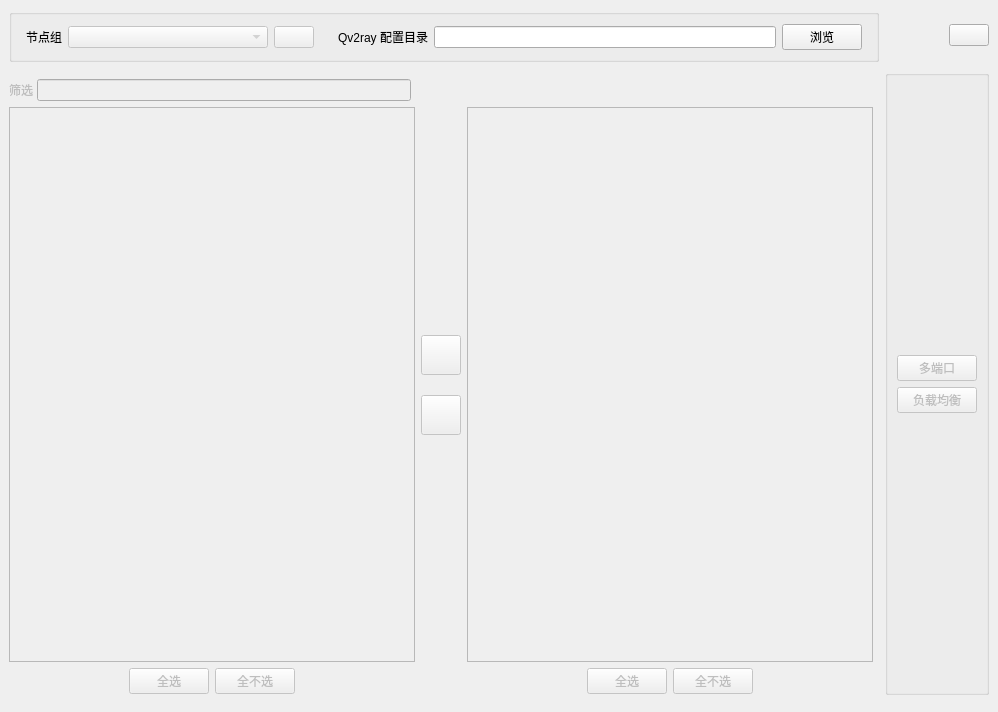
<?xml version="1.0" encoding="UTF-8"?>
<ui version="4.0">
 <class>MainWindow</class>
 <widget class="QMainWindow" name="MainWindow">
  <property name="geometry">
   <rect>
    <x>0</x>
    <y>0</y>
    <width>998</width>
    <height>712</height>
   </rect>
  </property>
  <property name="windowTitle">
   <string>Qv2ray 复杂配置小工具</string>
  </property>
  <widget class="QWidget" name="centralwidget">
   <layout class="QGridLayout" name="gridLayout_3">
    <property name="verticalSpacing">
     <number>8</number>
    </property>
    <item row="2" column="0" rowspan="2">
     <widget class="QWidget" name="nodeSelectorPane" native="true">
      <property name="enabled">
       <bool>false</bool>
      </property>
      <property name="sizePolicy">
       <sizepolicy hsizetype="Preferred" vsizetype="Expanding">
        <horstretch>0</horstretch>
        <verstretch>0</verstretch>
       </sizepolicy>
      </property>
      <layout class="QGridLayout" name="gridLayout">
       <property name="leftMargin">
        <number>0</number>
       </property>
       <property name="rightMargin">
        <number>0</number>
       </property>
       <item row="1" column="1">
        <layout class="QVBoxLayout" name="verticalLayout_2">
         <property name="spacing">
          <number>20</number>
         </property>
         <item>
          <spacer name="verticalSpacer_3">
           <property name="orientation">
            <enum>Qt::Vertical</enum>
           </property>
           <property name="sizeHint" stdset="0">
            <size>
             <width>20</width>
             <height>40</height>
            </size>
           </property>
          </spacer>
         </item>
         <item>
          <widget class="QPushButton" name="btnAppendToRight">
           <property name="sizePolicy">
            <sizepolicy hsizetype="Fixed" vsizetype="Fixed">
             <horstretch>0</horstretch>
             <verstretch>0</verstretch>
            </sizepolicy>
           </property>
           <property name="minimumSize">
            <size>
             <width>40</width>
             <height>40</height>
            </size>
           </property>
          </widget>
         </item>
         <item>
          <widget class="QPushButton" name="btnDeleteFromRight">
           <property name="sizePolicy">
            <sizepolicy hsizetype="Fixed" vsizetype="Fixed">
             <horstretch>0</horstretch>
             <verstretch>0</verstretch>
            </sizepolicy>
           </property>
           <property name="minimumSize">
            <size>
             <width>40</width>
             <height>40</height>
            </size>
           </property>
          </widget>
         </item>
         <item>
          <spacer name="verticalSpacer_4">
           <property name="orientation">
            <enum>Qt::Vertical</enum>
           </property>
           <property name="sizeHint" stdset="0">
            <size>
             <width>20</width>
             <height>40</height>
            </size>
           </property>
          </spacer>
         </item>
        </layout>
       </item>
       <item row="2" column="2">
        <layout class="QHBoxLayout" name="horizontalLayout_2">
         <item>
          <spacer name="horizontalSpacer_4">
           <property name="orientation">
            <enum>Qt::Horizontal</enum>
           </property>
           <property name="sizeHint" stdset="0">
            <size>
             <width>40</width>
             <height>20</height>
            </size>
           </property>
          </spacer>
         </item>
         <item>
          <widget class="QPushButton" name="btnCheckAllRight">
           <property name="text">
            <string>全选</string>
           </property>
          </widget>
         </item>
         <item>
          <widget class="QPushButton" name="btnUncheckAllRight">
           <property name="text">
            <string>全不选</string>
           </property>
          </widget>
         </item>
         <item>
          <spacer name="horizontalSpacer_3">
           <property name="orientation">
            <enum>Qt::Horizontal</enum>
           </property>
           <property name="sizeHint" stdset="0">
            <size>
             <width>40</width>
             <height>20</height>
            </size>
           </property>
          </spacer>
         </item>
        </layout>
       </item>
       <item row="1" column="0">
        <widget class="MyListView" name="listViewLeft">
         <property name="editTriggers">
          <set>QAbstractItemView::NoEditTriggers</set>
         </property>
         <property name="selectionMode">
          <enum>QAbstractItemView::ExtendedSelection</enum>
         </property>
         <property name="resizeMode">
          <enum>QListView::Adjust</enum>
         </property>
         <property name="spacing">
          <number>100</number>
         </property>
        </widget>
       </item>
       <item row="1" column="2">
        <widget class="MyListView" name="listViewRight">
         <property name="editTriggers">
          <set>QAbstractItemView::NoEditTriggers</set>
         </property>
         <property name="dragDropOverwriteMode">
          <bool>false</bool>
         </property>
         <property name="dragDropMode">
          <enum>QAbstractItemView::InternalMove</enum>
         </property>
         <property name="defaultDropAction">
          <enum>Qt::MoveAction</enum>
         </property>
         <property name="selectionMode">
          <enum>QAbstractItemView::ExtendedSelection</enum>
         </property>
         <property name="resizeMode">
          <enum>QListView::Adjust</enum>
         </property>
        </widget>
       </item>
       <item row="2" column="0">
        <layout class="QHBoxLayout" name="horizontalLayout">
         <item>
          <spacer name="horizontalSpacer">
           <property name="orientation">
            <enum>Qt::Horizontal</enum>
           </property>
           <property name="sizeHint" stdset="0">
            <size>
             <width>40</width>
             <height>20</height>
            </size>
           </property>
          </spacer>
         </item>
         <item>
          <widget class="QPushButton" name="btnCheckAllLeft">
           <property name="text">
            <string>全选</string>
           </property>
          </widget>
         </item>
         <item>
          <widget class="QPushButton" name="btnUncheckAllLeft">
           <property name="text">
            <string>全不选</string>
           </property>
          </widget>
         </item>
         <item>
          <spacer name="horizontalSpacer_2">
           <property name="orientation">
            <enum>Qt::Horizontal</enum>
           </property>
           <property name="sizeHint" stdset="0">
            <size>
             <width>40</width>
             <height>20</height>
            </size>
           </property>
          </spacer>
         </item>
        </layout>
       </item>
       <item row="0" column="0">
        <layout class="QHBoxLayout" name="horizontalLayout_6">
         <property name="spacing">
          <number>4</number>
         </property>
         <property name="rightMargin">
          <number>4</number>
         </property>
         <item>
          <widget class="QLabel" name="labFilter">
           <property name="text">
            <string>筛选</string>
           </property>
           <property name="alignment">
            <set>Qt::AlignRight|Qt::AlignTrailing|Qt::AlignVCenter</set>
           </property>
          </widget>
         </item>
         <item>
          <widget class="QLineEdit" name="editFilter"/>
         </item>
        </layout>
       </item>
      </layout>
     </widget>
    </item>
    <item row="0" column="0" colspan="2">
     <widget class="QGroupBox" name="groupBox_2">
      <property name="title">
       <string/>
      </property>
      <layout class="QHBoxLayout" name="horizontalLayout_5">
       <property name="spacing">
        <number>24</number>
       </property>
       <property name="leftMargin">
        <number>14</number>
       </property>
       <property name="rightMargin">
        <number>14</number>
       </property>
       <item>
        <layout class="QHBoxLayout" name="horizontalLayout_4">
         <property name="spacing">
          <number>6</number>
         </property>
         <item>
          <widget class="QLabel" name="label_2">
           <property name="text">
            <string>节点组</string>
           </property>
           <property name="alignment">
            <set>Qt::AlignRight|Qt::AlignTrailing|Qt::AlignVCenter</set>
           </property>
          </widget>
         </item>
         <item>
          <widget class="QComboBox" name="comboGroups">
           <property name="enabled">
            <bool>false</bool>
           </property>
           <property name="sizePolicy">
            <sizepolicy hsizetype="Fixed" vsizetype="Fixed">
             <horstretch>0</horstretch>
             <verstretch>0</verstretch>
            </sizepolicy>
           </property>
           <property name="minimumSize">
            <size>
             <width>200</width>
             <height>0</height>
            </size>
           </property>
          </widget>
         </item>
         <item>
          <widget class="QPushButton" name="btnRefreshList">
           <property name="enabled">
            <bool>false</bool>
           </property>
           <property name="sizePolicy">
            <sizepolicy hsizetype="Fixed" vsizetype="Fixed">
             <horstretch>0</horstretch>
             <verstretch>0</verstretch>
            </sizepolicy>
           </property>
           <property name="text">
            <string/>
           </property>
          </widget>
         </item>
        </layout>
       </item>
       <item>
        <layout class="QHBoxLayout" name="horizontalLayout_3">
         <property name="spacing">
          <number>6</number>
         </property>
         <item>
          <widget class="QLabel" name="label">
           <property name="text">
            <string>Qv2ray 配置目录</string>
           </property>
           <property name="alignment">
            <set>Qt::AlignRight|Qt::AlignTrailing|Qt::AlignVCenter</set>
           </property>
          </widget>
         </item>
         <item>
          <widget class="QLineEdit" name="editQvConfigFolder"/>
         </item>
         <item>
          <widget class="QPushButton" name="btnBrwsQvConfigFolder">
           <property name="text">
            <string>浏览</string>
           </property>
          </widget>
         </item>
        </layout>
       </item>
      </layout>
     </widget>
    </item>
    <item row="2" column="2" colspan="2">
     <widget class="QGroupBox" name="groupBoxBtns">
      <property name="enabled">
       <bool>false</bool>
      </property>
      <property name="title">
       <string/>
      </property>
      <layout class="QVBoxLayout" name="verticalLayout">
       <item>
        <spacer name="verticalSpacer">
         <property name="orientation">
          <enum>Qt::Vertical</enum>
         </property>
         <property name="sizeHint" stdset="0">
          <size>
           <width>20</width>
           <height>40</height>
          </size>
         </property>
        </spacer>
       </item>
       <item>
        <widget class="QPushButton" name="btnQv2rayMultiPort">
         <property name="text">
          <string>多端口</string>
         </property>
        </widget>
       </item>
       <item>
        <widget class="QPushButton" name="btnQv2rayBalancer">
         <property name="text">
          <string>负载均衡</string>
         </property>
        </widget>
       </item>
       <item>
        <spacer name="verticalSpacer_2">
         <property name="orientation">
          <enum>Qt::Vertical</enum>
         </property>
         <property name="sizeHint" stdset="0">
          <size>
           <width>20</width>
           <height>40</height>
          </size>
         </property>
        </spacer>
       </item>
      </layout>
     </widget>
    </item>
    <item row="0" column="3">
     <widget class="QPushButton" name="btnSettings">
      <property name="sizePolicy">
       <sizepolicy hsizetype="Fixed" vsizetype="Fixed">
        <horstretch>0</horstretch>
        <verstretch>0</verstretch>
       </sizepolicy>
      </property>
      <property name="text">
       <string/>
      </property>
      <property name="iconSize">
       <size>
        <width>30</width>
        <height>30</height>
       </size>
      </property>
     </widget>
    </item>
   </layout>
  </widget>
 </widget>
 <customwidgets>
  <customwidget>
   <class>MyListView</class>
   <extends>QListView</extends>
   <header>ui/mylistview.h</header>
  </customwidget>
 </customwidgets>
 <resources/>
 <connections/>
</ui>
